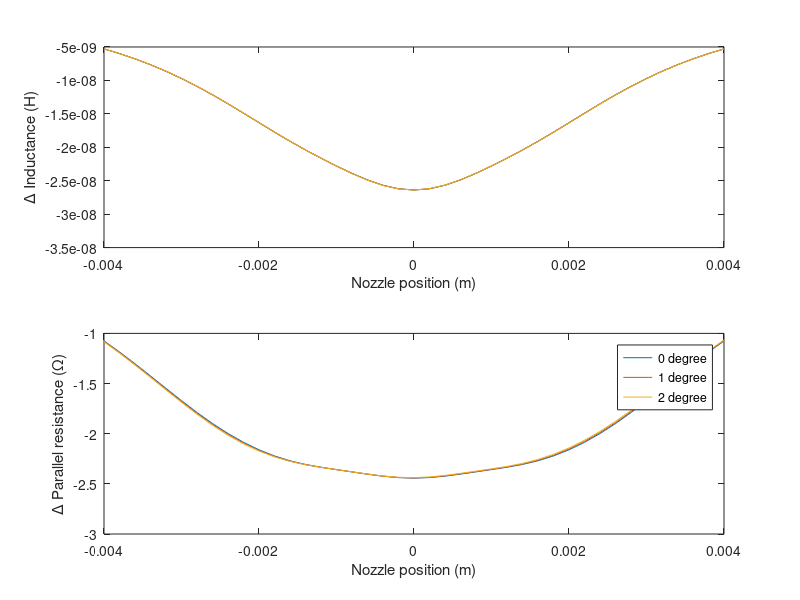
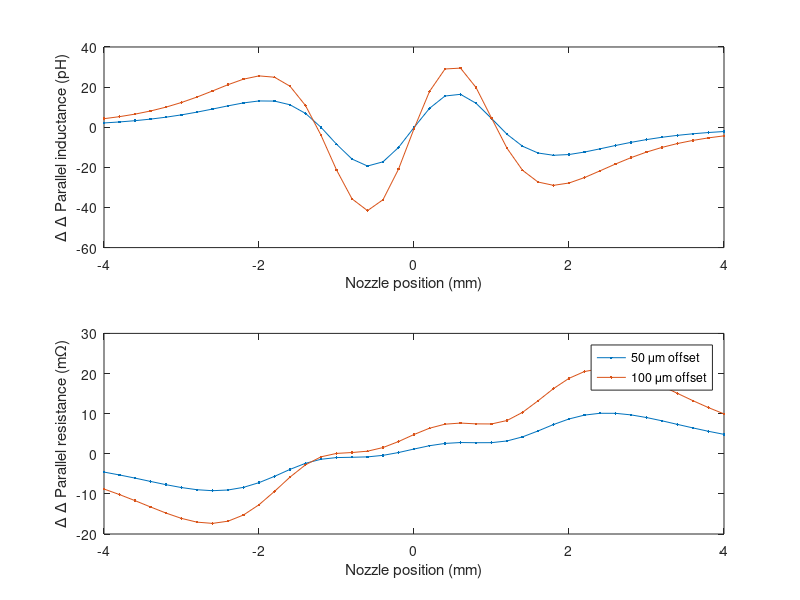

Recreate these plots in MATLAB, in order. (Note: this script raises an error after producing the figures.)
clear all
close all

load("sim_result_0mu_offset_hr2.mat")

dLp = (imag(dZ).^2+real(dZ).^2)./imag(dZ)./f/2/pi;
dRp = (imag(dZ).^2+real(dZ).^2)./real(dZ);
dltot = zeros(3,13);
figure
ax1 = subplot(2,1,1);
plot(xpos,dLp)
ylabel('\Delta Inductance (H)')
xlabel('Nozzle position (m)')
hold on
ax2 = subplot(2,1,2);
plot(xpos,dRp)
ylabel('\Delta Parallel resistance (\Omega)')
xlabel('Nozzle position (m)')
hold on
dLptot(1,:) = dLp;
dRptot(1,:) = dRp;

load("sim_result_50mu_offset_hr2.mat")
dLp = (imag(dZ).^2+real(dZ).^2)./imag(dZ)./f/2/pi;
dRp = (imag(dZ).^2+real(dZ).^2)./real(dZ);
subplot(ax1)
plot(xpos,dLp)
ylabel('\Delta Parallel Inductance (H)')
xlabel('Nozzle position (m)')
hold on
subplot(ax2)
plot(xpos,dRp)
ylabel('\Delta Parallel resistance (\Omega)')
xlabel('Nozzle position (m)')
hold on
dLptot(2,:) = dLp;
dRptot(2,:) = dRp;

load("sim_result_100mu_offset_hr2.mat")
dLp = (imag(dZ).^2+real(dZ).^2)./imag(dZ)./f/2/pi;
dRp = (imag(dZ).^2+real(dZ).^2)./real(dZ);
subplot(ax1)
plot(xpos,dLp)
ylabel('\Delta Inductance (H)')
xlabel('Nozzle position (m)')
hold on
%legend('no offset','50mu offset', '100mu offset')
subplot(ax2)
plot(xpos,dRp)
ylabel('\Delta Parallel resistance (\Omega)')
xlabel('Nozzle position (m)')
hold on
legend('0 degree','1 degree', '2 degree')
dLptot(3,:) = dLp;
dRptot(3,:) = dRp;
set(gcf,'Position',[0,100,450,600])


style = '- .';

ddLp1 = dLptot(2,:)-dLptot(1,:);
ddRp1 = dRptot(2,:)-dRptot(1,:);
figure
ax1 = subplot(2,1,1);
plot(xpos*1e3,ddLp1*1e12,style)
ylabel('\Delta \Delta Parallel inductance (pH)')
xlabel('Nozzle position (mm)')
hold on
ax2 = subplot(2,1,2);
plot(xpos*1e3,ddRp1*1e3,style)
ylabel('\Delta \Delta Parallel resistance (m\Omega)')
xlabel('Nozzle position (mm)')

ddLp2 = dLptot(3,:)-dLptot(1,:);
ddRp2 = dRptot(3,:)-dRptot(1,:);
hold on
subplot(ax1)
plot(xpos*1e3,ddLp2*1e12,style)
%ylabel('\Delta\Delta Inductance (H)')
%xlabel('Nozzle position (m)')
hold on
subplot(ax2)
plot(xpos*1e3,ddRp2*1e3,style)
%ylabel('\Delta\Delta Parallel resistance (\Omega)')
%xlabel('Nozzle position (m)')

leg = legend('50 μm offset', '100 μm offset');
set(gcf,'Position',[0,100,450,600])
leg.Position = [0.629472934472934,0.450277777777778,0.275887573964497,0.058611111111112];

export_fig('../Images/inductance_vs_offset.png', '-dpng', '-transparent', '-r600');

xpos = double(xpos*1000);
dLptot = double(dLptot*1e9);
for i1 = 1:3
    y_min = min(real(dLptot(i1,:)));
    y_max = max(real(dLptot(i1,:)));
    x_avg = mean(xpos);
    x_min = min(xpos);
    b0 = (y_max-y_min)/(x_min-x_avg)^2;
    p0 = double([0 x_avg y_min b0 0 0]);
    
    fun = @(p)(real(dLptot(i1,:))-(p(2) + p(3)*(xpos-p(1)).^2 + p(4)*(xpos-p(1)).^4 + p(5)*(xpos-p(1)).^6 + p(6)*(xpos-p(1)).^8));
    fun(p0)
    pfit = lsqnonlin(fun,p0);
    posL(i1) = pfit(1);
end

%xpos = double(xpos*1000);
dRptot = double(dRptot)*1000;
figure
for i1 = 1:3
    y_min = min(real(dRptot(i1,:)));
    y_max = max(real(dRptot(i1,:)));
    x_avg = mean(xpos);
    x_min = min(xpos);
    b0 = (y_max-y_min)/(x_min-x_avg)^2;
    p0 = double([0 x_avg y_min b0 0 0]);
    
    fun = @(p)(real(dRptot(i1,:))-(p(2) + p(3)*(xpos-p(1)).^2 + p(4)*(xpos-p(1)).^4 + p(5)*(xpos-p(1)).^6 + p(6)*(xpos-p(1)).^8));
    fun(p0)
    pfit = lsqnonlin(fun,p0);
    posR(i1) = pfit(1);
    subplot(3,1,i1)
    plot(xpos,real(dRptot(i1,:)))
    hold on
    dRpfit = pfit(2) + pfit(3)*(xpos-pfit(1)).^2 + pfit(4)*(xpos-pfit(1)).^4 + pfit(5)*(xpos-pfit(1)).^6 + pfit(6)*(xpos-pfit(1)).^8
    plot(xpos,dRpfit)
end

